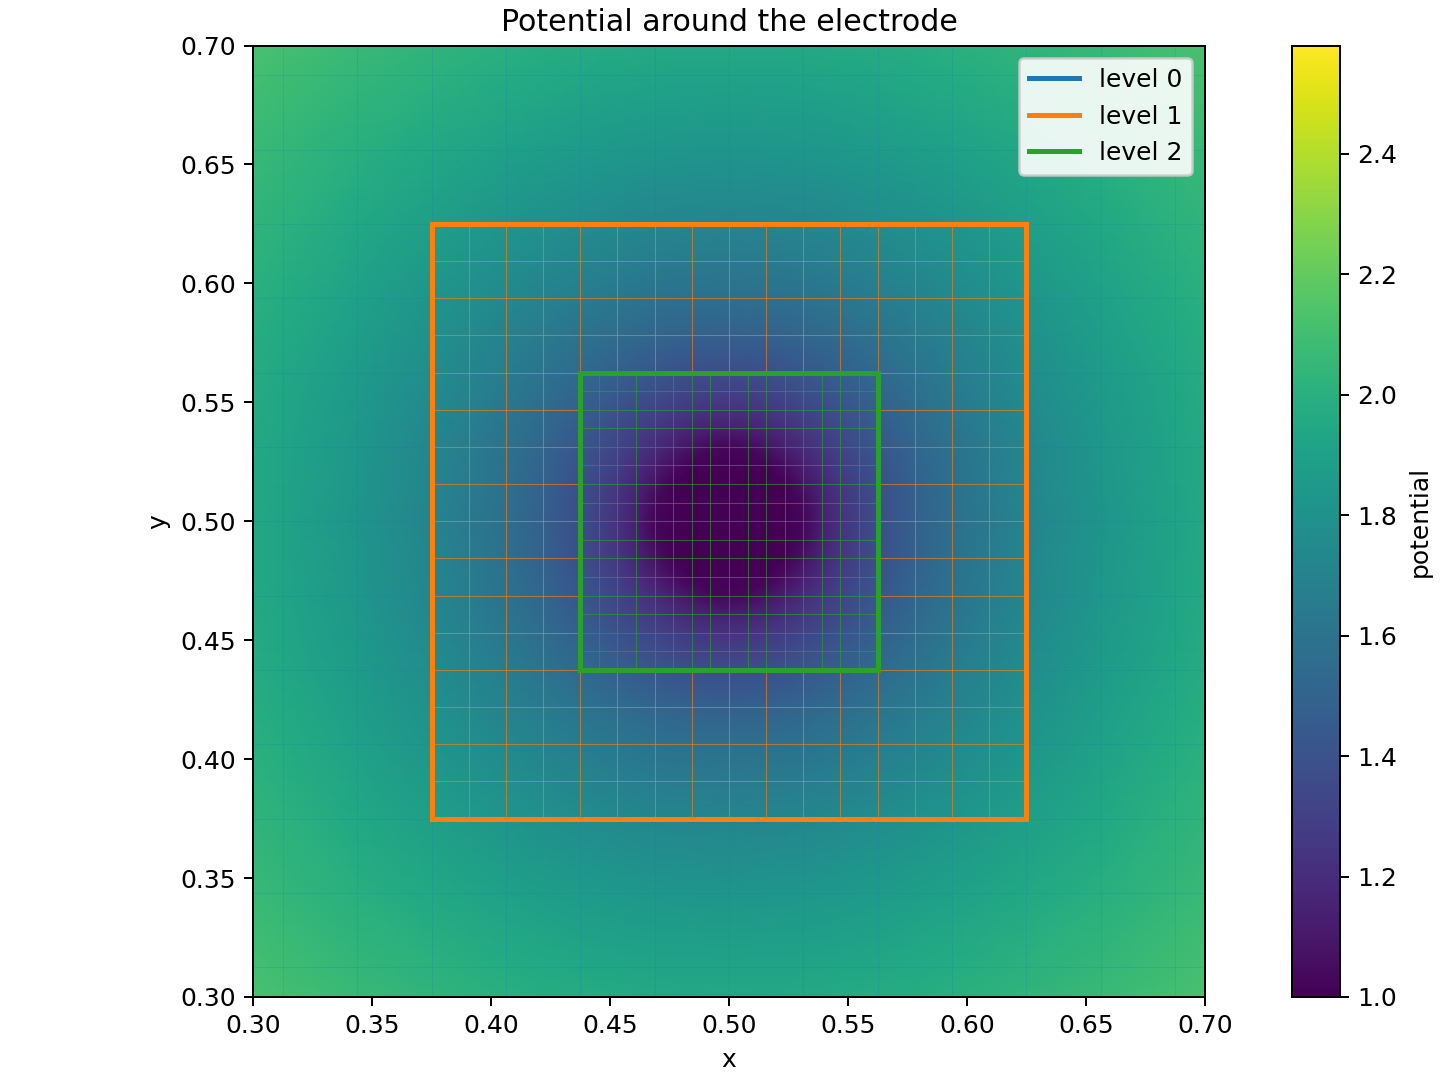

Write the Python code that produced this figure.
"""Node-centered solve around a small electrode, with nested patches where it matters.

A disc of half a base cell's radius is held at 1 V in a box whose faces carry the
exact logarithmic potential. The base mesh cannot resolve the disc; two nested
patches around it do, at a fraction of the unknowns of a uniform fine mesh.
"""

from pathlib import Path

import numpy as np

from patchwork import (
    AMRHierarchy,
    Dirichlet,
    EmbeddedDirichlet,
    NodalPoisson,
    plot_patches,
)

RADIUS = 0.03
FACES = ("x_lower", "x_upper", "y_lower", "y_upper")


def exact(x, y):
    """The potential of a disc at 1 V: logarithmic outside it."""
    r = np.maximum(np.hypot(x - 0.5, y - 0.5), 1e-12)
    return np.where(r < RADIUS, 1.0, 1.0 + 0.5 * np.log(r / RADIUS))


disc = EmbeddedDirichlet(
    inside=lambda points: np.hypot(points[0] - 0.5, points[1] - 0.5) < RADIUS, value=1.0
)

for label, patches in (
    ("32 x 32 cells", []),
    ("with two nested patches", [(1, ((24, 40), (24, 40))), (2, ((56, 72), (56, 72)))]),
):
    mesh = AMRHierarchy(base_shape=(32, 32))
    for level, box in patches:
        mesh.add_patch(level=level, box=box)
    solver = NodalPoisson(
        mesh, faces={face: Dirichlet(exact) for face in FACES}, embedded=[disc]
    )
    nodes = solver.nodes
    x, y = nodes.coordinates.T
    # no charge: the source is zero on every node
    potential = solver.solve(np.zeros(nodes.num_nodes), potential="potential")
    on_base_nodes = np.all(nodes.lattice % nodes.cell_span.max() == 0, axis=1)
    error = np.abs(potential - exact(x, y))[on_base_nodes].max()
    print(f"{label:24s} {solver.free.size:5d} unknowns, error {error:.1e} V")

result = plot_patches(mesh, field="potential", show_grid=True)
if result is not None:
    figure, axes = result
    axes.set(xlim=(0.3, 0.7), ylim=(0.3, 0.7), title="Potential around the electrode")
    output = Path(__file__).with_name("nodal_electrode.png")
    figure.savefig(output, dpi=180)
    print(f"Saved {output}")
